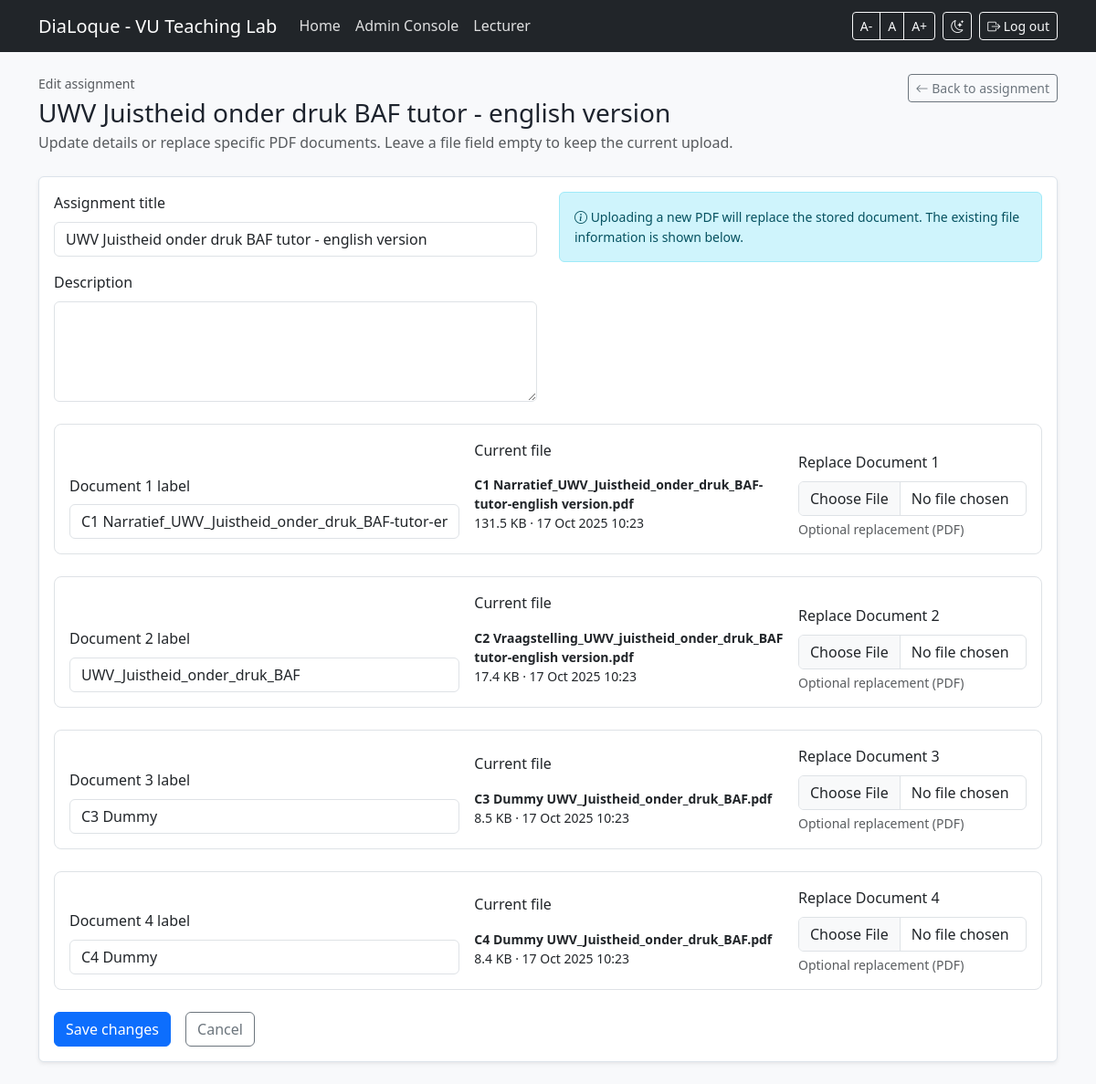
/lecturer/assignments/1/edit (signed in), run on the app's committed database.
### models.py (models this page shows, shortened)
class Assignment(db.Model):
    __tablename__ = "assignments"
    id = db.Column(db.Integer, primary_key=True)
    title = db.Column(db.String(200), nullable=False)
    description = db.Column(db.Text)
    created_at = db.Column(db.DateTime, default=datetime.utcnow)
    documents = db.relationship(
        "AssignmentDocument",
        back_populates="assignment",
        cascade="all, delete-orphan",
        order_by="AssignmentDocument.slot",
    )

class AssignmentDocument(db.Model):
    __tablename__ = "assignment_documents"
    id = db.Column(db.Integer, primary_key=True)
    assignment_id = db.Column(db.Integer, db.ForeignKey("assignments.id"), nullable=False)
    slot = db.Column(db.Integer, nullable=False)
    label = db.Column(db.String(120), nullable=False)
    filename = db.Column(db.String(255), nullable=False)
    mimetype = db.Column(db.String(120), nullable=False, default="application/pdf")
    file_size = db.Column(db.Integer, nullable=False)
    content = db.Column(db.LargeBinary, nullable=False)
    uploaded_at = db.Column(db.DateTime, default=datetime.utcnow)
    notes = db.Column(db.Text)
    summary = db.Column(db.Text)
    summary_model = db.Column(db.String(64))
    summary_updated_at = db.Column(db.DateTime)
    assignment = db.relationship("Assignment", back_populates="documents")
    __table_args__ = (
        db.UniqueConstraint("assignment_id", "slot", name="uq_assignment_document_slot"),
    )

### blueprints/lecturer/routes.py (the view, shortened to what this page needs)
@bp.route("/assignments/<int:assignment_id>/edit", methods=["GET", "POST"])
@login_required
@role_required("Beheerder")
def assignment_edit(assignment_id: int):
    assignment = db.session.get(Assignment, assignment_id)
    if not assignment:
        abort(404)
    form = AssignmentUpdateForm(obj=assignment)
    documents = _assignment_document_map(assignment)
    if not documents or len(documents) != 4:
        flash("Assignment is missing documents; please recreate it.", "warning")
        return redirect(url_for("lecturer.assignments"))
    if not form.is_submitted():
        for idx in range(1, 5):
            label_field: StringField = getattr(form, f"doc{idx}_label")
            label_field.data = documents[idx].label
    doc_rows = []
    for idx in range(1, 5):
        doc_rows.append({
            "document": documents[idx],
            "label_field": getattr(form, f"doc{idx}_label"),
            "file_field": getattr(form, f"doc{idx}_file"),
        })
    return render_template(
        "lecturer_assignment_edit.html",
        assignment=assignment,
        doc_rows=doc_rows,
        form=form,
    )

### blueprints/lecturer/routes.py
class AssignmentUpdateForm(FlaskForm):
    title = StringField("Assignment title", validators=[DataRequired(), Length(max=200)])
    description = TextAreaField(
        "Description",
        validators=[Optional(), Length(max=2000)],
        render_kw={"rows": 4},
    )
    doc1_label = StringField("Document 1 label", validators=[Optional(), Length(max=120)])
    doc1_file = FileField("Replace Document 1", validators=[FileAllowed(["pdf"], "Upload a PDF document")])
    doc2_label = StringField("Document 2 label", validators=[Optional(), Length(max=120)])
    doc2_file = FileField("Replace Document 2", validators=[FileAllowed(["pdf"], "Upload a PDF document")])
    doc3_label = StringField("Document 3 label", validators=[Optional(), Length(max=120)])
    doc3_file = FileField("Replace Document 3", validators=[FileAllowed(["pdf"], "Upload a PDF document")])
    doc4_label = StringField("Document 4 label", validators=[Optional(), Length(max=120)])
    doc4_file = FileField("Replace Document 4", validators=[FileAllowed(["pdf"], "Upload a PDF document")])

### blueprints/auth/routes.py (called while the page is built)
@login_manager.user_loader
def load_user(user_id):
    return db.session.get(User, int(user_id))

### blueprints/lecturer/routes.py (called while the page is built)
def _assignment_document_map(assignment: Assignment) -> dict[int, AssignmentDocument]:
    return {doc.slot: doc for doc in assignment.documents}

### role_required.py (called while the page is built)
def role_required(*role_names):
    def deco(fn):
        @wraps(fn)
        def wrapper(*args, **kwargs):
            if not current_user.is_authenticated:
                abort(401)
            names = {r.name for r in current_user.roles}
            if not any(r in names for r in role_names):
                abort(403)
            return fn(*args, **kwargs)
        return wrapper
    return deco

### templates/lecturer_assignment_edit.html (shortened to what this page needs)
{% extends "base.html" %}
{% block content %}
<div class="mb-4 d-flex justify-content-between align-items-start flex-wrap gap-3">
  <div>
    <p class="text-muted small mb-1">Edit assignment</p>
    <h1 class="h3 mb-1">{{ assignment.title }}</h1>
    <p class="text-muted mb-0">Update details or replace specific PDF documents. Leave a file field empty to keep the current upload.</p>
  </div>
  <a class="btn btn-outline-secondary btn-sm" href="{{ url_for('lecturer.assignment_detail', assignment_id=assignment.id) }}">
    <i class="bi bi-arrow-left"></i> Back to assignment
  </a>
</div>
<div class="card shadow-sm">
  <div class="card-body">
    <form method="post" enctype="multipart/form-data" novalidate>
      <div class="row g-4">
        <div class="col-lg-6">
          <div class="mb-3">
            {{ form.title.label(class="form-label") }}
            {{ form.title(class="form-control", placeholder="Assignment title") }}
          </div>
          <div class="mb-4">
            {{ form.description.label(class="form-label") }}
            {{ form.description(class="form-control") }}
          </div>
        </div>
        <div class="col-lg-6">
          <div class="alert alert-info small" role="alert">
            <i class="bi bi-info-circle"></i> Uploading a new PDF will replace the stored document. The existing file information is shown below.
          </div>
        </div>
      </div>
{% for row in doc_rows %}
{% set document = row.document %}
{% set label_field = row.label_field %}
{% set file_field = row.file_field %}
  <div class="border rounded-3 p-3 mb-4">
    <div class="row g-3 align-items-end">
      <div class="col-md-5">
        {{ label_field.label(class="form-label") }}
        {{ label_field(class="form-control") }}
          </div>
          <div class="col-md-4">
            <label class="form-label">Current file</label>
            <div class="form-control-plaintext small">
              <strong>{{ document.filename }}</strong><br>
              {{ '%.1f'|format(document.file_size / 1024) }} KB · {{ document.uploaded_at.strftime('%d %b %Y %H:%M') if document.uploaded_at else 'n/a' }}
            </div>
          </div>
          <div class="col-md-3">
            {{ file_field.label(class="form-label") }}
            {{ file_field(class="form-control") }}
            <div class="form-text">Optional replacement (PDF)</div>
          </div>
        </div>
      </div>
      {% endfor %}
      <div class="d-flex gap-3">
        <button type="submit" class="btn btn-primary">Save changes</button>
        <a class="btn btn-outline-secondary" href="{{ url_for('lecturer.assignment_detail', assignment_id=assignment.id) }}">Cancel</a>
      </div>
    </form>
  </div>
</div>
{% endblock %}

### static/style.css (style rules this page uses)
:root { --brand: #0d6efd; color-scheme: light; }
body { background-color: #f8f9fb; color: #1d232d; }
html.theme-light body { background-color: #f8f9fb; color: #1d232d; }
html.theme-light .card { background-color: #fff; border-color: #dce3ea; }
:root { --base-font-size: 16px; }
html, body { font-size: var(--base-font-size); line-height: 1.55; }
h1, h2, h3, h4, h5, h6 { line-height: 1.25; }

### data on the page
Assignment: title "UWV Juistheid onder druk BAF tutor - english version"
AssignmentDocument: filename "C1 Narratief_UWV_Juistheid_onder_druk_BAF-tutor-english version.pdf", document.file_size/1024 "131.5", uploaded_at "17 Oct 2025 10:23"
AssignmentDocument: filename "C2 Vraagstelling_UWV_juistheid_onder_druk_BAF tutor-english version.pdf", document.file_size/1024 "17.4", uploaded_at "17 Oct 2025 10:23"
AssignmentDocument: filename "C3 Dummy UWV_Juistheid_onder_druk_BAF.pdf", document.file_size/1024 "8.5", uploaded_at "17 Oct 2025 10:23"
AssignmentDocument: filename "C4 Dummy UWV_Juistheid_onder_druk_BAF.pdf", document.file_size/1024 "8.4", uploaded_at "17 Oct 2025 10:23"

### other printed values
{{ label_field.label(class="form-label") }} "Document 1 label" "Document 2 label" "Document 3 label" "Document 4 label"
{{ file_field.label(class="form-label") }} "Replace Document 1" "Replace Document 2" "Replace Document 3" "Replace Document 4"
